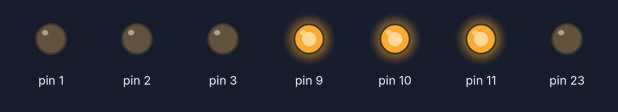
Recording of a sketch running on a simulated Arduino Uno, built with avr-gcc and run on an emulated ATmega328P. On the bench: output pins drawn as LEDs (lit = HIGH).

Above: at 0.5 s.
At 1.5 s:
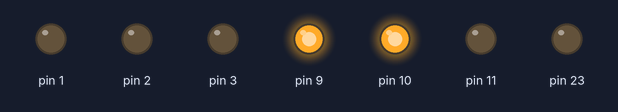
At 2.5 s:
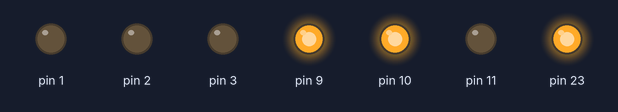
Timing chart, 0 to 3.4 s (numbered marks = the images above):
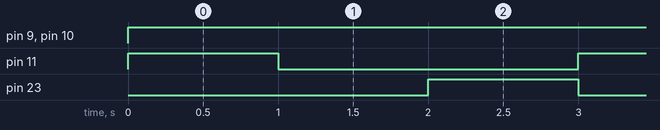

The sketch:

exercicio1.ino
```cpp
int main(void)
{
    DDRD = 0b00001110;
    DDRB = 0b10001110;

    while (1)
    {
        PORTB = 0b00001110;
        _delay_ms(1000);
        PORTB = 0b00000110;
        _delay_ms(1000);
        PORTB = 0b10000110;
        _delay_ms(1000);
    }
}
```

main.c
```cpp
#include <stdio.h>

int main(void)
{

    char estado = 0b00;

    // 00 -> 01 -> 10 -> 11 -> 00
    while (1)
    {
        estado = (estado + 1) % 4;
        printf("Estado: %d\n", estado);
        // _delay_ms(500);
        estado = (estado + 1) % 4;
        printf("Estado: %d\n", estado);
        // _delay_ms(500);
        estado = (estado + 1) % 4;
        printf("Estado: %d\n", estado);
        // _delay_ms(500);
        estado = (estado + 1) % 4;
        printf("Estado: %d\n", estado);
        // _delay_ms(500);
    }
}
```

Measured:
- by itself, pin 9, pin 10: LOW → HIGH at 0.00 s
- by itself, pin 11, pin 23: alternates HIGH for 1.0 s and LOW for 2.0 s
- by itself, everything shown: repeats every 3.0 s, in 3 steps
